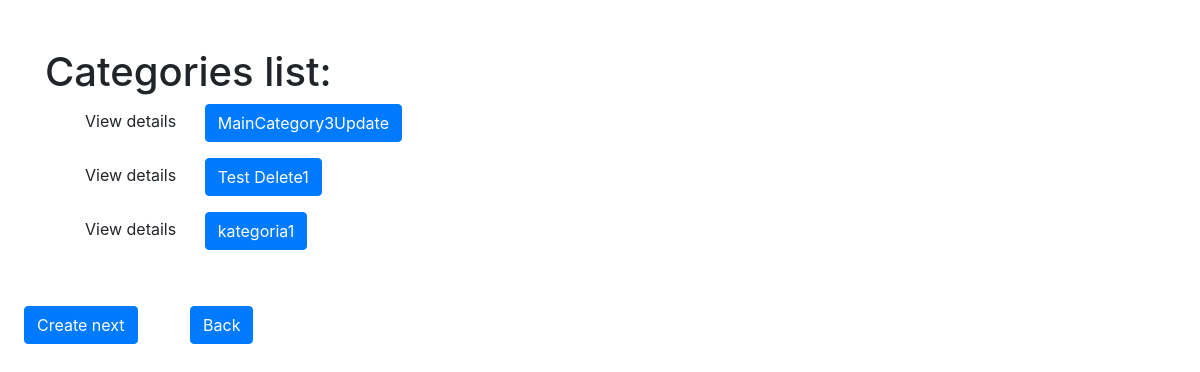
/categories/, run on an earlier commit of the app's database.
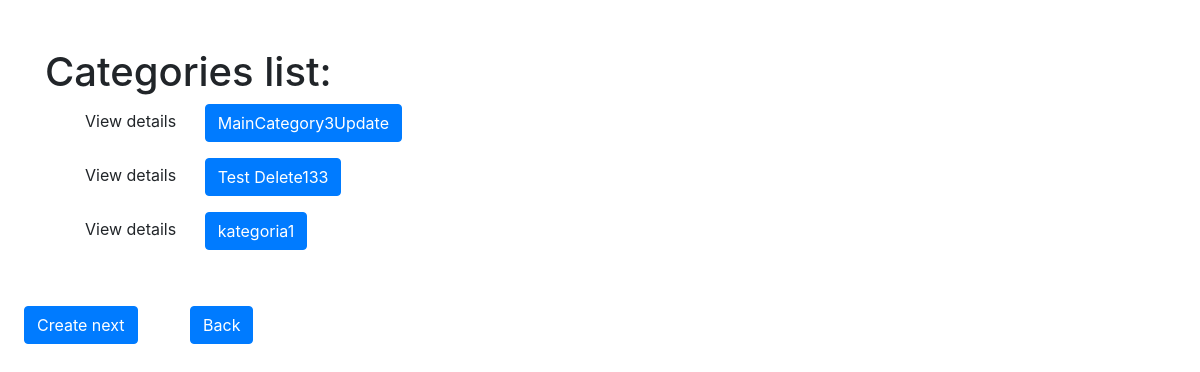
And on a later commit of the database.
### store/models.py (models this page shows, shortened)
class Category(models.Model):
    name = models.CharField(max_length=100)
    parent_category = models.ForeignKey('self', on_delete=models.CASCADE, blank=True, null=True)

### store/views.py (the view)
# urls.py: path('categories/', CategoryListView.as_view(), name='category-list'),
class CategoryListView(View):
    def get(self, request):
        categories = Category.objects.all()
        return render(request, 'category_list.html', {'categories': categories})

### templates/category_list.html
{% extends 'base.html' %}
{% block content %}
        <div class="container mt-5 mb-3">
        <h1>Categories list:</h1>
        {% for category in categories %}
            <ul>View details
                <a href="{% url 'category-detail' category.id %}" class="btn btn-primary mx-4">{{ category.name }} </a>
            </ul>
        {% endfor %}<br>
        </div>
    <a href="{% url 'category-create' %}" class="btn btn-primary mx-4">Create next</a>
    <a href="{% url 'landing-page' %}" class="btn btn-primary mx-4">Back</a>
{% endblock %}

What changed in the data, as far as the page shows it:
changed Category: name "Test Delete1" → "Test Delete133"
